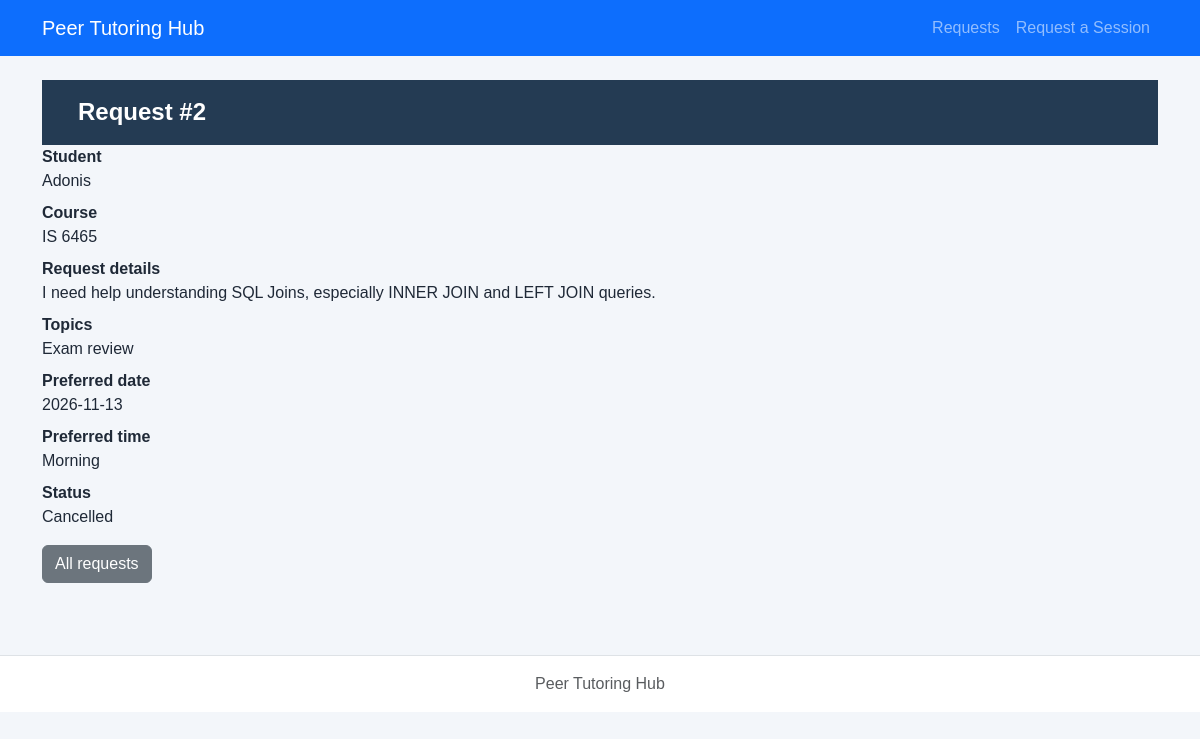
Page /php/request-details.php?request_id=2 on the committed database.
### tables this page shows
CREATE TABLE tutoring_requests (
    request_id INTEGER PRIMARY KEY,
    student_id INTEGER NOT NULL,
    course TEXT NOT NULL,
    topic TEXT NOT NULL,
    preferred_date TEXT NOT NULL,
    preferred_time TEXT NOT NULL,
    status TEXT NOT NULL DEFAULT 'Open'
        CHECK (status IN ('Open', 'Cancelled', 'Assigned', 'Completed')),
    created_at TEXT NOT NULL DEFAULT CURRENT_TIMESTAMP,
    FOREIGN KEY (student_id) REFERENCES students(student_id)
);

CREATE TABLE students (
    student_id INTEGER PRIMARY KEY,
    student_name TEXT NOT NULL,
    student_email TEXT NOT NULL UNIQUE
);

### config/db.php (called while the page is built)
<?php
function openDatabase($path = null) {
    if ($path === null) {
        $path = dirname(__DIR__) . '/database/tutoring.db';
    }
    $pdo = new PDO('sqlite:' . $path);
    $pdo->setAttribute(PDO::ATTR_ERRMODE, PDO::ERRMODE_EXCEPTION);
    $pdo->setAttribute(PDO::ATTR_DEFAULT_FETCH_MODE, PDO::FETCH_ASSOC);
    $pdo->exec('PRAGMA foreign_keys = ON');
    return $pdo;
}

### repositories/requestPDO.php (called while the page is built, shortened)
<?php
function findRequest($pdo, $id) {
    $stmt=$pdo->prepare('SELECT r.*,s.student_name,s.student_email FROM tutoring_requests r JOIN students s ON r.student_id=s.student_id WHERE r.request_id=?');
    $stmt->execute([$id]);return $stmt->fetch();
}

### services/requestService.php (called while the page is built, shortened)
<?php
require_once dirname(__DIR__).'/repositories/requestPDO.php';
function escapeHtml($v) {return htmlspecialchars((string)$v,ENT_QUOTES,'UTF-8');}
function decodeTopic($topic) {
    $v=json_decode($topic,true);
    return is_array($v)&&isset($v['reason'])&&is_array($v['topics']??null) ? $v : ['reason'=>$topic,'topics'=>[]];
}

### php/request-details.php (the view, shortened to what this page needs)
<?php
require_once __DIR__.'/../config/db.php';require_once __DIR__.'/../services/requestService.php';
$id=filter_input(INPUT_GET,'request_id',FILTER_VALIDATE_INT);
$r=findRequest(openDatabase(),$id);if(!$r){http_response_code(404);exit('Request not found');}
$topic=decodeTopic($r['topic']);require __DIR__.'/../includes/header.php';require __DIR__.'/../includes/nav.php';?>
<main class="container py-4"><h1>Request #<?=(int)$id?></h1><dl>
<dt>Student</dt><dd><?=escapeHtml($r['student_name'])?></dd><dt>Course</dt><dd><?=escapeHtml($r['course'])?></dd><dt>Request details</dt><dd><?=escapeHtml($topic['reason'])?></dd><dt>Topics</dt><dd><?=escapeHtml(implode(', ',$topic['topics']))?></dd><dt>Preferred date</dt><dd><?=escapeHtml($r['preferred_date'])?></dd><dt>Preferred time</dt><dd><?=escapeHtml($r['preferred_time'])?></dd><dt>Status</dt><dd><?=escapeHtml($r['status'])?></dd></dl>
 <a href="requests.php" class="btn btn-secondary">All requests</a></main><?php require __DIR__.'/../includes/footer.php';?>

### css/styles.css (style rules this page uses)
* { box-sizing: border-box; }
body { margin: 0; min-height: 100vh; font-family: Arial, Helvetica, sans-serif; color: #1f2937; background-color: #f3f6fa; }
h1 { margin: 0; padding: 18px 36px; color: #ffffff; font-size: 24px; font-weight: 700; background-color: #243b53; }

### rows in the picture
tutoring_requests: student.student_name "Adonis", course "IS 6465", topic "I need help understanding SQL Joins, especially INNER JOIN and LEFT JOIN queries.", topic "Exam review", preferred_date "2026-11-13", preferred_time "Morning", status "Cancelled"

### other values in the picture
$id "2"
